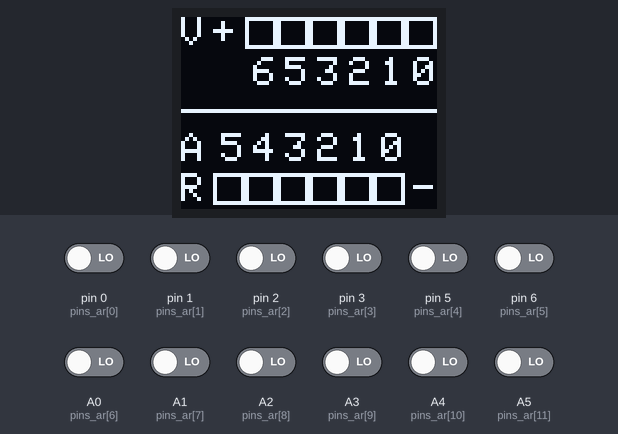
A sketch run on a simulated Arduino Uno, built with avr-gcc and run on an emulated ATmega328P. On the bench: 64×48 one-colour display. Inputs (shaded band) come from the test bench; at power-on: A0 (pins_ar[6]), A1 (pins_ar[7]), A2 (pins_ar[8]), A3 (pins_ar[9]), A4 (pins_ar[10]), A5 (pins_ar[11]), pin 0 (pins_ar[0]), pin 1 (pins_ar[1]), pin 2 (pins_ar[2]), pin 3 (pins_ar[3]), pin 5 (pins_ar[4]), pin 6 (pins_ar[5]) LOW.

Above: at 1.2 s.
1.3 s: pin 0 (pins_ar[0]) driven HIGH
At 2.1 s:
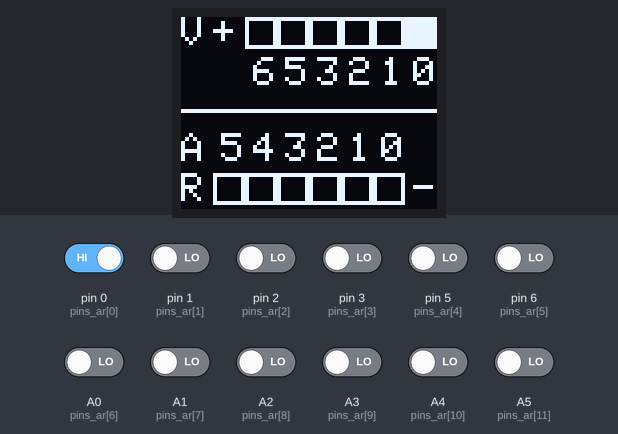
2.8 s: pin 1 (pins_ar[1]) driven HIGH
At 3.9 s:
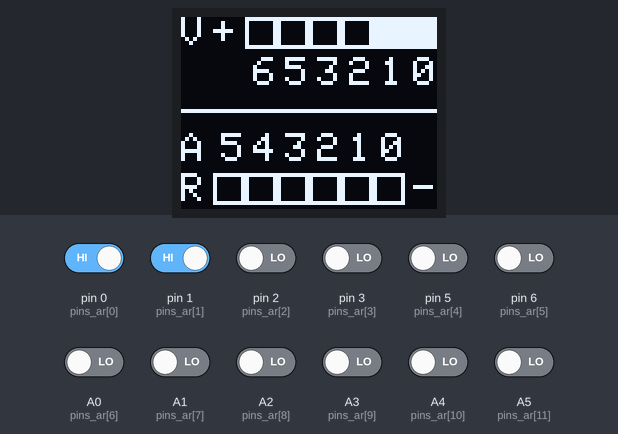
4.3 s: pin 2 (pins_ar[2]) driven HIGH
At 4.7 s:
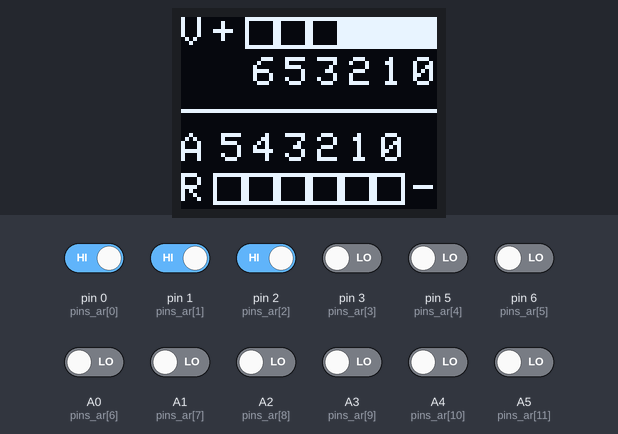
5.8 s: pin 3 (pins_ar[3]) driven HIGH
At 7.0 s:
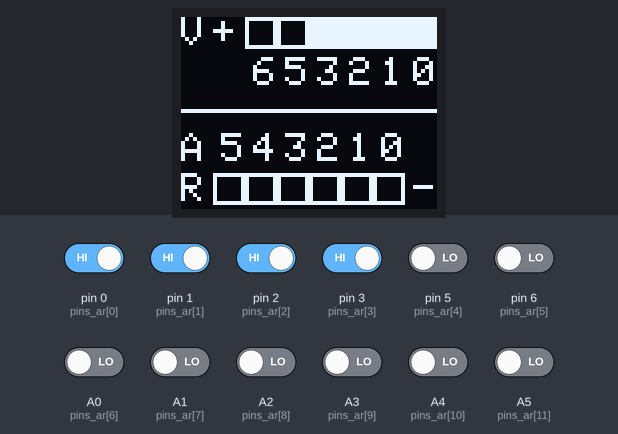
7.3 s: pin 5 (pins_ar[4]) driven HIGH
At 8.4 s:
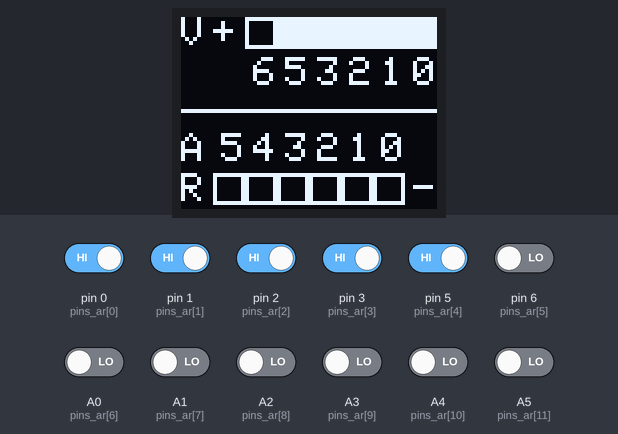
8.8 s: pin 6 (pins_ar[5]) driven HIGH
At 10.0 s:
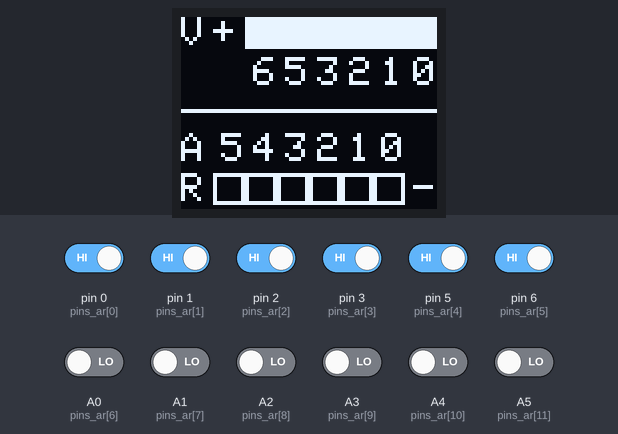
Timing chart, 0 to 11.3 s (numbered marks = the images above; inputs shaded):
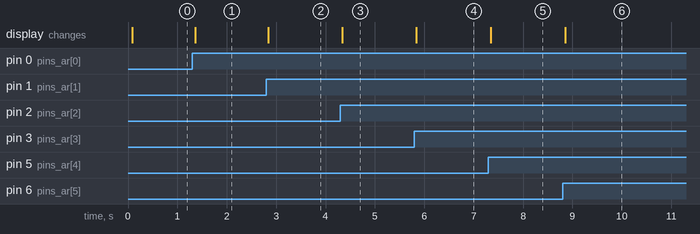

The sketch:

microview_pins.ino
```cpp
// (licence header left out)
#include <MicroView.h>

const int BOX_HEIGHT = 8;
const int BOX_WIDTH  = 8;

const int ROW_TOP = 0;
const int ROW_CTR = 23;
const int ROW_BTM = 47-BOX_HEIGHT;
const int COL_CTR = 32;

const int PIN_CNT=12;
const int ANALOG_OFFSET=14;

/*     MV PIN                       09       10       11       12       13       14       07       06       05       04       03       02    */
const int pins_ar[PIN_CNT] = {       0,       1,       2,       3,       5,       6,      A0,      A1,      A2,      A3,      A4,      A5 }; // arduino pin nr
const int boxes_x[PIN_CNT] = {      56,      48,      40,      32,      24,      16,      48,      40,      32,      24,      16,       8 }; // x coordinate for box
const int boxes_y[PIN_CNT] = { ROW_TOP, ROW_TOP, ROW_TOP, ROW_TOP, ROW_TOP, ROW_TOP, ROW_BTM, ROW_BTM, ROW_BTM, ROW_BTM, ROW_BTM, ROW_BTM }; // y coordinate for box

const int TXT_PAD_L=2;

void setup() {
  uView.begin();
  uView.clear(PAGE);

  for(int i=0; i<PIN_CNT; i++) {
    // set mode
    pinMode(pins_ar[i], INPUT);

    /* uncomment this line if you wish to invert the behaviour
       i.e. monitor active-low signals. default pin value will
       be 1, and when pin connected to ground, will go to 0 */
    // digitalWrite(pins_ar[i], HIGH); // write, even if in INPUT mode; activates pullup

    // draw pin text
    drawText(i);
  }

  // draw static pins
  uView.drawChar(0*BOX_WIDTH, ROW_TOP, 'V');
  uView.drawChar(1*BOX_WIDTH, ROW_TOP, '+');
  uView.drawChar(0*BOX_WIDTH, ROW_BTM, 'R');
  uView.drawChar(0*BOX_WIDTH, ROW_BTM-BOX_HEIGHT-2, 'A');
  uView.drawChar(7*BOX_WIDTH+2, ROW_BTM, '-');
  // draw a pretty line through the middle!
  uView.line(0, ROW_CTR, 64, ROW_CTR);
  // render
  uView.display();
}

void loop() {
  delay(50);
  for(int i=0; i<PIN_CNT; i++) {
    clearPinBox(i);
    drawPinBox(i);
  }
  // render
  uView.display();
}

void drawText(int pinIndex) {
  if(boxes_y[pinIndex] == ROW_TOP) {
    uView.setCursor(boxes_x[pinIndex]+TXT_PAD_L, boxes_y[pinIndex]+BOX_HEIGHT+2);
    uView.print(pins_ar[pinIndex]);
  }
  else {
    uView.setCursor(boxes_x[pinIndex]+TXT_PAD_L, boxes_y[pinIndex]-BOX_HEIGHT-2);
    uView.print(pins_ar[pinIndex]-ANALOG_OFFSET);
  }
}

void clearPinBox(int pinIndex) {
  uView.rectFill(boxes_x[pinIndex], boxes_y[pinIndex], BOX_WIDTH, BOX_HEIGHT, 0, 0);
}

void drawPinBox(int pinIndex) {
  if(digitalRead(pins_ar[pinIndex])) {
    uView.rectFill(boxes_x[pinIndex], boxes_y[pinIndex], BOX_WIDTH, BOX_HEIGHT);
  }
  else {
    uView.rect(boxes_x[pinIndex], boxes_y[pinIndex], BOX_WIDTH, BOX_HEIGHT);
  }
}
```

Measured:
- after the input at 1.3 s, the display: changes after 0.06 s (image 1)
- after the input at 2.8 s, the display: changes at once (image 2)
- after the input at 4.3 s, the display: changes at once (image 3)
- after the input at 5.8 s, the display: changes at once (image 4)
- after the input at 7.3 s, the display: changes at once (image 5)
- after the input at 8.8 s, the display: changes after 0.06 s (image 6)
